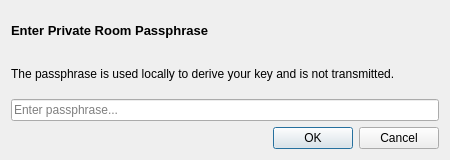
<?xml version="1.0" encoding="UTF-8"?>
<ui version="4.0">
 <class>EncryptionDialogForm</class>
 <widget class="QDialog" name="EncryptionDialogForm">
  <property name="geometry">
   <rect>
    <x>0</x>
    <y>0</y>
    <width>450</width>
    <height>160</height>
   </rect>
  </property>
  <property name="windowTitle">
   <string>Room Private Key Verification</string>
  </property>
  <layout class="QVBoxLayout" name="verticalLayout">
   <item>
    <widget class="QLabel" name="headerLabel">
     <property name="font">
      <font>
       <pointsize>10</pointsize>
       <weight>75</weight>
       <bold>true</bold>
      </font>
     </property>
     <property name="text">
      <string>Enter Private Room Passphrase</string>
     </property>
    </widget>
   </item>
   <item>
    <widget class="QLabel" name="promptLabel">
     <property name="text">
      <string>The passphrase is used locally to derive your key and is not transmitted.</string>
     </property>
     <property name="wordWrap">
      <bool>true</bool>
     </property>
    </widget>
   </item>
   <item>
    <widget class="QLineEdit" name="passphraseEdit">
     <property name="echoMode">
      <enum>QLineEdit::Password</enum>
     </property>
     <property name="placeholderText">
      <string>Enter passphrase...</string>
     </property>
     <property name="clearButtonEnabled">
      <bool>true</bool>
     </property>
    </widget>
   </item>
   <item>
    <widget class="QDialogButtonBox" name="buttonBox">
     <property name="orientation">
      <enum>Qt::Horizontal</enum>
     </property>
     <property name="standardButtons">
      <set>QDialogButtonBox::Cancel|QDialogButtonBox::Ok</set>
     </property>
    </widget>
   </item>
  </layout>
 </widget>
 <resources/>
 <connections>
  <connection>
   <sender>buttonBox</sender>
   <signal>accepted()</signal>
   <receiver>EncryptionDialogForm</receiver>
   <slot>accept()</slot>
   <hints>
    <hint type="sourcelabel">
     <x>248</x>
     <y>254</y>
    </hint>
    <hint type="destinationlabel">
     <x>157</x>
     <y>274</y>
    </hint>
   </hints>
  </connection>
  <connection>
   <sender>buttonBox</sender>
   <signal>rejected()</signal>
   <receiver>EncryptionDialogForm</receiver>
   <slot>reject()</slot>
   <hints>
    <hint type="sourcelabel">
     <x>316</x>
     <y>260</y>
    </hint>
    <hint type="destinationlabel">
     <x>286</x>
     <y>274</y>
    </hint>
   </hints>
  </connection>
 </connections>
</ui>
